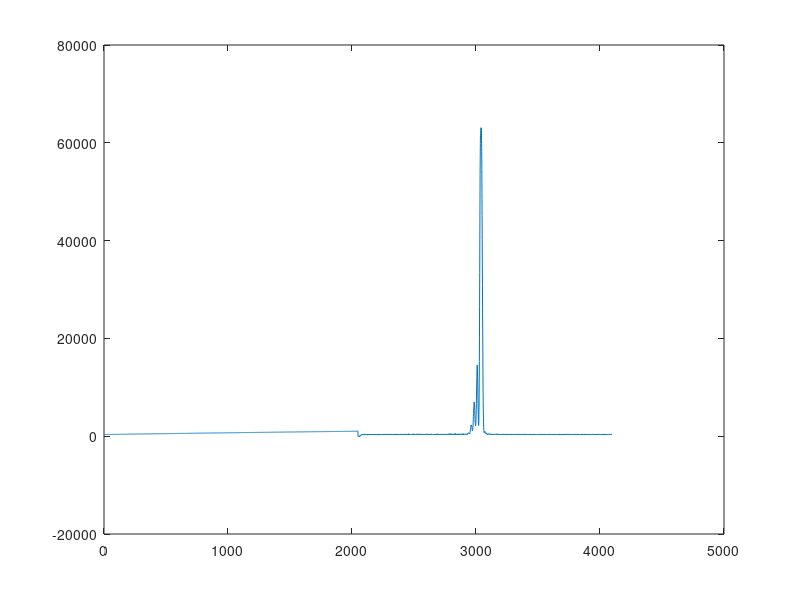

Here is the MATLAB script that generated this plot:
x = [338.918	-79.34
339.3	-79.34
339.683	-79.34
340.065	-89.05
340.447	-96.33
340.829	-96.33
341.211	-76.91
341.593	-89.05
341.974	-91.48
342.356	-52.64
342.738	-23.51
343.12	-91.48
343.501	29.89
343.883	-16.23
344.265	-16.23
344.646	8.04
345.028	124.55
345.409	25.03
345.791	100.27
346.172	139.11
346.553	126.97
346.934	180.37
347.316	139.11
347.697	245.91
348.078	236.2
348.459	233.77
348.84	309.02
349.221	265.33
349.602	260.47
349.983	231.34
350.364	287.17
350.745	248.34
351.126	275.03
351.506	340.57
351.887	345.42
352.268	376.98
352.648	338.14
353.029	347.85
353.409	384.26
353.79	289.6
354.17	335.72
354.551	326.01
354.931	316.3
355.311	347.85
355.691	350.28
356.072	372.12
356.452	376.98
356.832	333.29
357.212	432.8
357.592	398.82
357.972	406.1
358.352	447.37
358.732	338.14
359.112	362.41
359.491	393.97
359.871	355.13
360.251	350.28
360.631	296.88
361.01	338.14
361.39	362.41
361.769	313.87
362.149	301.73
362.528	284.74
362.908	330.86
363.287	304.16
363.666	304.16
364.045	393.97
364.425	347.85
364.804	272.61
365.183	352.71
365.562	279.89
365.941	367.27
366.32	296.88
366.699	296.88
367.078	328.43
367.457	316.3
367.836	355.13
368.214	245.91
368.593	265.33
368.972	340.57
369.35	391.54
369.729	352.71
370.107	406.1
370.486	260.47
370.864	350.28
371.243	323.58
371.621	362.41
372	350.28
372.378	287.17
372.756	287.17
373.134	372.12
373.512	347.85
373.89	379.41
374.268	357.56
374.646	328.43
375.024	323.58
375.402	330.86
375.78	301.73
376.158	330.86
376.536	384.26
376.913	309.02
377.291	287.17
377.669	369.7
378.046	340.57
378.424	367.27
378.801	345.42
379.179	304.16
379.556	355.13
379.934	277.46
380.311	301.73
380.688	357.56
381.065	309.02
381.443	304.16
381.82	313.87
382.197	296.88
382.574	296.88
382.951	359.99
383.328	352.71
383.705	318.72
384.082	279.89
384.458	313.87
384.835	355.13
385.212	376.98
385.589	296.88
385.965	364.84
386.342	357.56
386.718	284.74
387.095	335.72
387.471	343
387.848	333.29
388.224	359.99
388.6	352.71
388.977	294.45
389.353	410.96
389.729	352.71
390.105	335.72
390.481	343
390.857	270.18
391.233	391.54
391.609	367.27
391.985	343
392.361	367.27
392.737	398.82
393.113	391.54
393.489	350.28
393.864	318.72
394.24	359.99
394.615	330.86
394.991	357.56
395.367	340.57
395.742	296.88
396.117	340.57
396.493	403.68
396.868	350.28
397.243	292.03
397.619	284.74
397.994	301.73
398.369	270.18
398.744	418.24
399.119	238.63
399.494	309.02
399.869	287.17
400.244	316.3
400.619	423.1
400.994	367.27
401.368	379.41
401.743	386.69
402.118	406.1
402.492	313.87
402.867	292.03
403.242	369.7
403.616	359.99
403.991	413.39
404.365	444.94
404.739	364.84
405.114	364.84
405.488	340.57
405.862	270.18
406.236	272.61
406.61	338.14
406.985	294.45
407.359	355.13
407.733	350.28
408.107	316.3
408.48	340.57
408.854	343
409.228	294.45
409.602	384.26
409.976	323.58
410.349	359.99
410.723	391.54
411.096	367.27
411.47	289.6
411.844	333.29
412.217	326.01
412.59	367.27
412.964	306.59
413.337	389.11
413.71	357.56
414.084	313.87
414.457	374.55
414.83	357.56
415.203	423.1
415.576	355.13
415.949	338.14
416.322	270.18
416.695	335.72
417.068	401.25
417.44	376.98
417.813	452.22
418.186	379.41
418.559	372.12
418.931	318.72
419.304	345.42
419.676	318.72
420.049	272.61
420.421	352.71
420.794	330.86
421.166	376.98
421.538	316.3
421.911	330.86
422.283	347.85
422.655	296.88
423.027	369.7
423.399	386.69
423.771	389.11
424.143	398.82
424.515	401.25
424.887	292.03
425.259	393.97
425.631	350.28
426.002	359.99
426.374	391.54
426.746	384.26
427.117	362.41
427.489	364.84
427.86	384.26
428.232	386.69
428.603	347.85
428.975	406.1
429.346	299.31
429.717	347.85
430.089	311.44
430.46	282.32
430.831	359.99
431.202	321.15
431.573	408.53
431.944	413.39
432.315	311.44
432.686	384.26
433.057	359.99
433.428	345.42
433.798	391.54
434.169	379.41
434.54	396.4
434.911	355.13
435.281	362.41
435.652	415.81
436.022	359.99
436.393	423.1
436.763	352.71
437.133	459.5
437.504	350.28
437.874	369.7
438.244	406.1
438.614	367.27
438.985	338.14
439.355	379.41
439.725	330.86
440.095	326.01
440.465	398.82
440.835	364.84
441.204	355.13
441.574	335.72
441.944	367.27
442.314	321.15
442.683	333.29
443.053	386.69
443.423	362.41
443.792	321.15
444.162	393.97
444.531	289.6
444.9	345.42
445.27	352.71
445.639	316.3
446.008	323.58
446.378	306.59
446.747	338.14
447.116	454.65
447.485	386.69
447.854	309.02
448.223	333.29
448.592	437.66
448.961	364.84
449.33	330.86
449.698	335.72
450.067	410.96
450.436	355.13
450.804	367.27
451.173	398.82
451.542	391.54
451.91	401.25
452.279	391.54
452.647	403.68
453.015	384.26
453.384	328.43
453.752	410.96
454.12	299.31
454.488	406.1
454.857	420.67
455.225	316.3
455.593	401.25
455.961	408.53
456.329	413.39
456.697	357.56
457.064	352.71
457.432	381.83
457.8	345.42
458.168	347.85
458.535	374.55
458.903	275.03
459.271	352.71
459.638	309.02
460.006	316.3
460.373	401.25
460.74	367.27
461.108	425.52
461.475	345.42
461.842	357.56
462.21	391.54
462.577	379.41
462.944	379.41
463.311	401.25
463.678	384.26
464.045	362.41
464.412	398.82
464.779	403.68
465.146	362.41
465.512	309.02
465.879	343
466.246	432.8
466.612	309.02
466.979	386.69
467.346	393.97
467.712	420.67
468.079	396.4
468.445	408.53
468.811	282.32
469.178	372.12
469.544	376.98
469.91	321.15
470.276	364.84
470.642	364.84
471.009	338.14
471.375	418.24
471.741	335.72
472.107	343
472.472	401.25
472.838	369.7
473.204	350.28
473.57	406.1
473.936	435.23
474.301	415.81
474.667	418.24
475.032	442.51
475.398	359.99
475.763	393.97
476.129	369.7
476.494	326.01
476.86	410.96
477.225	413.39
477.59	406.1
477.955	398.82
478.32	309.02
478.686	420.67
479.051	454.65
479.416	374.55
479.781	369.7
480.145	326.01
480.51	284.74
480.875	335.72
481.24	401.25
481.605	306.59
481.969	425.52
482.334	318.72
482.699	406.1
483.063	420.67
483.428	328.43
483.792	355.13
484.156	403.68
484.521	374.55
484.885	357.56
485.249	306.59
485.614	381.83
485.978	410.96
486.342	362.41
486.706	335.72
487.07	347.85
487.434	323.58
487.798	391.54
488.162	401.25
488.525	289.6
488.889	403.68
489.253	347.85
489.617	328.43
489.98	372.12
490.344	500.77
490.707	313.87
491.071	374.55
491.434	408.53
491.798	372.12
492.161	396.4
492.525	372.12
492.888	323.58
493.251	369.7
493.614	406.1
493.977	335.72
494.34	386.69
494.703	396.4
495.066	374.55
495.429	350.28
495.792	367.27
496.155	355.13
496.518	335.72
496.881	347.85
497.243	393.97
497.606	418.24
497.969	435.23
498.331	372.12
498.694	393.97
499.056	328.43
499.418	335.72
499.781	359.99
500.143	410.96
500.505	410.96
500.868	418.24
501.23	367.27
501.592	403.68
501.954	367.27
502.316	415.81
502.678	369.7
503.04	408.53
503.402	338.14
503.764	408.53
504.126	398.82
504.487	393.97
504.849	486.2
505.211	418.24
505.572	345.42
505.934	379.41
506.295	318.72
506.657	335.72
507.018	398.82
507.38	328.43
507.741	326.01
508.102	393.97
508.463	444.94
508.825	389.11
509.186	384.26
509.547	406.1
509.908	386.69
510.269	389.11
510.63	355.13
510.991	396.4
511.352	359.99
511.712	350.28
512.073	389.11
512.434	440.09
512.795	369.7
513.155	398.82
513.516	398.82
513.876	418.24
514.237	376.98
514.597	398.82
514.957	457.08
515.318	389.11
515.678	398.82
516.038	335.72
516.398	389.11
516.759	335.72
517.119	398.82
517.479	418.24
517.839	367.27
518.199	423.1
518.559	410.96
518.918	359.99
519.278	369.7
519.638	403.68
519.998	425.52
520.357	362.41
520.717	330.86
521.077	427.95
521.436	469.21
521.796	311.44
522.155	338.14
522.514	340.57
522.874	359.99
523.233	376.98
523.592	408.53
523.951	364.84
524.31	389.11
524.67	355.13
525.029	403.68
525.388	408.53
525.747	391.54
526.105	413.39
526.464	440.09
526.823	347.85
527.182	432.8
527.541	347.85
527.899	357.56
528.258	381.83
528.616	413.39
528.975	347.85
529.333	369.7
529.692	437.66
530.05	357.56
530.408	313.87
530.767	321.15
531.125	427.95
531.483	330.86
531.841	384.26
532.199	338.14
532.557	306.59
532.915	330.86
533.273	389.11
533.631	289.6
533.989	359.99
534.347	362.41
534.705	326.01
535.062	321.15
535.42	384.26
535.777	350.28
536.135	357.56
536.493	391.54
536.85	350.28
537.207	362.41
537.565	423.1
537.922	350.28
538.279	410.96
538.637	369.7
538.994	376.98
539.351	401.25
539.708	393.97
540.065	386.69
540.422	423.1
540.779	374.55
541.136	309.02
541.493	478.92
541.849	389.11
542.206	381.83
542.563	372.12
542.919	408.53
543.276	415.81
543.633	423.1
543.989	376.98
544.346	328.43
544.702	340.57
545.058	393.97
545.415	435.23
545.771	340.57
546.127	427.95
546.483	423.1
546.839	376.98
547.195	321.15
547.551	442.51
547.907	350.28
548.263	309.02
548.619	311.44
548.975	427.95
549.331	396.4
549.686	403.68
550.042	326.01
550.398	389.11
550.753	282.32
551.109	384.26
551.464	444.94
551.82	386.69
552.175	408.53
552.531	393.97
552.886	420.67
553.241	389.11
553.596	350.28
553.951	355.13
554.307	410.96
554.662	347.85
555.017	389.11
555.372	427.95
555.726	474.07
556.081	406.1
556.436	345.42
556.791	379.41
557.146	447.37
557.5	432.8
557.855	374.55
558.209	406.1
558.564	384.26
558.918	369.7
559.273	338.14
559.627	396.4
559.982	345.42
560.336	352.71
560.69	374.55
561.044	379.41
561.398	345.42
561.752	347.85
562.106	323.58
562.46	357.56
562.814	374.55
563.168	391.54
563.522	301.73
563.876	347.85
564.23	374.55
564.583	338.14
564.937	357.56
565.291	398.82
565.644	393.97
565.998	260.47
566.351	427.95
566.704	393.97
567.058	369.7
567.411	410.96
567.764	355.13
568.118	355.13
568.471	420.67
568.824	364.84
569.177	347.85
569.53	372.12
569.883	430.38
570.236	420.67
570.589	381.83
570.942	389.11
571.294	347.85
571.647	343
572	464.36
572.352	386.69
572.705	418.24
573.057	403.68
573.41	420.67
573.762	389.11
574.115	340.57
574.467	427.95
574.819	367.27
575.172	469.21
575.524	369.7
575.876	413.39
576.228	350.28
576.58	321.15
576.932	420.67
577.284	369.7
577.636	425.52
577.988	384.26
578.339	427.95
578.691	401.25
579.043	393.97
579.395	350.28
579.746	396.4
580.098	340.57
580.449	401.25
580.801	352.71
581.152	364.84
581.503	321.15
581.855	403.68
582.206	343
582.557	396.4
582.908	333.29
583.26	340.57
583.611	410.96
583.962	410.96
584.313	369.7
584.664	318.72
585.014	389.11
585.365	435.23
585.716	415.81
586.067	418.24
586.417	403.68
586.768	359.99
587.119	350.28
587.469	384.26
587.82	403.68
588.17	343
588.52	442.51
588.871	423.1
589.221	362.41
589.571	357.56
589.921	338.14
590.272	367.27
590.622	406.1
590.972	381.83
591.322	326.01
591.672	408.53
592.022	427.95
592.371	393.97
592.721	401.25
593.071	425.52
593.421	359.99
593.77	398.82
594.12	343
594.469	386.69
594.819	427.95
595.168	350.28
595.518	413.39
595.867	352.71
596.216	350.28
596.566	379.41
596.915	340.57
597.264	372.12
597.613	410.96
597.962	384.26
598.311	398.82
598.66	403.68
599.009	430.38
599.358	367.27
599.707	333.29
600.055	389.11
600.404	343
600.753	367.27
601.101	403.68
601.45	440.09
601.799	374.55
602.147	415.81
602.495	418.24
602.844	343
603.192	362.41
603.54	401.25
603.889	340.57
604.237	384.26
604.585	401.25
604.933	420.67
605.281	391.54
605.629	413.39
605.977	401.25
606.325	425.52
606.673	483.78
607.02	357.56
607.368	357.56
607.716	410.96
608.063	481.35
608.411	423.1
608.759	364.84
609.106	340.57
609.453	459.5
609.801	401.25
610.148	391.54
610.495	357.56
610.843	423.1
611.19	333.29
611.537	537.17
611.884	415.81
612.231	369.7
612.578	391.54
612.925	415.81
613.272	386.69
613.619	369.7
613.966	277.46
614.312	343
614.659	345.42
615.006	369.7
615.352	393.97
615.699	449.79
616.045	381.83
616.392	347.85
616.738	403.68
617.085	376.98
617.431	367.27
617.777	381.83
618.123	481.35
618.469	454.65
618.816	408.53
619.162	364.84
619.508	449.79
619.854	449.79
620.199	389.11
620.545	369.7
620.891	435.23
621.237	459.5
621.583	381.83
621.928	345.42
622.274	384.26
622.619	335.72
622.965	425.52
623.31	367.27
623.656	566.3
624.001	372.12
624.346	435.23
624.692	423.1
625.037	466.79
625.382	406.1
625.727	343
626.072	437.66
626.417	372.12
626.762	408.53
627.107	364.84
627.452	401.25
627.797	335.72
628.141	391.54
628.486	384.26
628.831	372.12
629.175	430.38
629.52	381.83
629.864	318.72
630.209	415.81
630.553	430.38
630.898	459.5
631.242	367.27
631.586	413.39
631.931	408.53
632.275	474.07
632.619	401.25
632.963	398.82
633.307	357.56
633.651	398.82
633.995	364.84
634.339	362.41
634.682	452.22
635.026	369.7
635.37	355.13
635.714	474.07
636.057	299.31
636.401	425.52
636.744	398.82
637.088	376.98
637.431	335.72
637.775	393.97
638.118	408.53
638.461	393.97
638.804	408.53
639.147	396.4
639.491	343
639.834	398.82
640.177	435.23
640.52	350.28
640.863	447.37
641.205	410.96
641.548	413.39
641.891	403.68
642.234	461.93
642.576	432.8
642.919	415.81
643.262	362.41
643.604	474.07
643.947	333.29
644.289	376.98
644.631	389.11
644.974	420.67
645.316	461.93
645.658	483.78
646	437.66
646.342	423.1
646.685	347.85
647.027	493.48
647.369	340.57
647.71	408.53
648.052	362.41
648.394	457.08
648.736	442.51
649.078	423.1
649.419	355.13
649.761	406.1
650.102	398.82
650.444	343
650.785	386.69
651.127	401.25
651.468	413.39
651.81	374.55
652.151	396.4
652.492	447.37
652.833	391.54
653.174	454.65
653.515	430.38
653.856	418.24
654.197	418.24
654.538	406.1
654.879	384.26
655.22	347.85
655.561	442.51
655.901	466.79
656.242	491.06
656.583	464.36
656.923	461.93
657.264	430.38
657.604	345.42
657.945	464.36
658.285	525.04
658.625	508.05
658.966	609.99
659.306	576.01
659.646	597.86
659.986	539.6
660.326	609.99
660.666	709.51
661.006	663.39
661.346	663.39
661.686	619.7
662.026	578.44
662.365	597.86
662.705	532.32
663.045	527.47
663.384	461.93
663.724	527.47
664.064	546.88
664.403	520.18
664.742	619.7
665.082	789.61
665.421	1003.2
665.76	1080.87
666.1	1289.61
666.439	1534.76
666.778	1741.08
667.117	1959.53
667.456	2090.6
667.795	2277.49
668.134	2190.11
668.473	2260.5
668.811	2228.95
669.15	2202.25
669.489	2095.45
669.827	1804.18
670.166	1728.94
670.505	1551.75
670.843	1389.13
671.182	1151.26
671.52	1088.15
671.858	1136.7
672.197	1296.9
672.535	1457.09
672.873	1794.48
673.211	2180.4
673.549	2801.77
673.887	3294.5
674.225	4068.78
674.563	4612.48
674.901	5158.61
675.239	5745.99
675.577	6129.49
675.915	6860.09
676.252	7020.29
676.59	6886.79
676.927	6816.4
677.265	6362.51
677.602	5940.17
677.94	5185.31
678.277	4202.28
678.615	3607.61
678.952	2881.87
679.289	2593.03
679.626	2311.47
679.963	2136.71
680.301	2173.12
680.638	2282.35
680.975	2753.23
681.312	3355.18
681.648	4471.7
681.985	5471.72
682.322	6680.47
682.659	8202.34
682.995	9644.11
683.332	10804.32
683.669	12192.7
684.005	13428.15
684.342	14190.3
684.678	14585.94
685.014	13899.03
685.351	12738.82
685.687	11733.95
686.023	10178.1
686.359	8697.5
686.696	7270.29
687.032	5928.04
687.368	4532.38
687.704	3221.68
688.039	2360.02
688.375	2170.7
688.711	2333.32
689.047	3316.34
689.383	5127.05
689.718	7656.22
690.054	10983.94
690.389	15260.7
690.725	20153.98
691.06	26564.28
691.396	33440.6
691.731	41324.22
692.067	47482.08
692.402	53501.59
692.737	56870.58
693.072	59834.21
693.407	61465.31
693.742	61853.66
694.077	62538.14
694.412	63062.42
694.747	63062.42
695.082	63062.42
695.417	63062.42
695.752	63062.42
696.086	62161.92
696.421	60540.54
696.755	58181.28
697.09	54562.29
697.424	49872.89
697.759	45164.08
698.093	40178.57
698.428	34790.13
698.762	30957.55
699.096	26258.45
699.43	21928.28
699.764	17629.67
700.099	12979.12
700.433	9576.15
700.767	7148.93
701.101	5216.86
701.434	3685.28
701.768	2748.37
702.102	1852.73
702.436	1323.59
702.769	915.82
703.103	760.48
703.437	665.82
703.77	699.8
704.104	736.21
704.437	809.02
704.77	828.44
705.104	974.07
705.437	966.79
705.77	918.25
706.103	809.02
706.436	843
706.77	794.46
707.103	779.9
707.435	809.02
707.768	648.83
708.101	529.89
708.434	539.6
708.767	512.9
709.1	556.59
709.432	559.02
709.765	435.23
710.097	459.5
710.43	481.35
710.762	522.61
711.095	469.21
711.427	413.39
711.759	415.81
712.092	333.29
712.424	452.22
712.756	425.52
713.088	396.4
713.42	408.53
713.752	381.83
714.084	459.5
714.416	486.2
714.748	471.64
715.079	457.08
715.411	415.81
715.743	464.36
716.074	437.66
716.406	386.69
716.738	427.95
717.069	447.37
717.4	495.91
717.732	389.11
718.063	447.37
718.394	427.95
718.726	398.82
719.057	408.53
719.388	447.37
719.719	359.99
720.05	398.82
720.381	413.39
720.712	423.1
721.043	364.84
721.373	432.8
721.704	398.82
722.035	435.23
722.366	449.79
722.696	415.81
723.027	449.79
723.357	389.11
723.688	379.41
724.018	415.81
724.348	389.11
724.679	425.52
725.009	427.95
725.339	379.41
725.669	321.15
725.999	447.37
726.329	447.37
726.659	330.86
726.989	398.82
727.319	379.41
727.649	403.68
727.979	355.13
728.308	374.55
728.638	447.37
728.968	384.26
729.297	352.71
729.627	376.98
729.956	386.69
730.286	413.39
730.615	401.25
730.944	406.1
731.274	403.68
731.603	359.99
731.932	367.27
732.261	299.31
732.59	379.41
732.919	367.27
733.248	389.11
733.577	398.82
733.906	418.24
734.235	408.53
734.563	427.95
734.892	384.26
735.221	384.26
735.549	432.8
735.878	384.26
736.206	389.11
736.535	444.94
736.863	396.4
737.191	420.67
737.52	357.56
737.848	374.55
738.176	437.66
738.504	418.24
738.832	459.5
739.16	379.41
739.488	372.12
739.816	466.79
740.144	379.41
740.472	376.98
740.799	369.7
741.127	357.56
741.455	369.7
741.782	301.73
742.11	374.55
742.437	384.26
742.765	364.84
743.092	350.28
743.42	374.55
743.747	381.83
744.074	440.09
744.401	362.41
744.728	359.99
745.056	352.71
745.383	362.41
745.71	386.69
746.036	309.02
746.363	330.86
746.69	343
747.017	352.71
747.344	418.24
747.67	345.42
747.997	379.41
748.323	386.69
748.65	357.56
748.976	301.73
749.303	313.87
749.629	345.42
749.956	442.51
750.282	345.42
750.608	379.41
750.934	396.4
751.26	391.54
751.586	357.56
751.912	420.67
752.238	389.11
752.564	379.41
752.89	367.27
753.216	355.13
753.541	313.87
753.867	355.13
754.193	423.1
754.518	457.08
754.844	386.69
755.169	449.79
755.495	347.85
755.82	343
756.145	369.7
756.471	355.13
756.796	352.71
757.121	364.84
757.446	396.4
757.771	345.42
758.096	323.58
758.421	328.43
758.746	406.1
759.071	403.68
759.396	440.09
759.72	406.1
760.045	345.42
760.37	403.68
760.694	430.38
761.019	401.25
761.343	340.57
761.668	430.38
761.992	420.67
762.316	328.43
762.641	406.1
762.965	355.13
763.289	343
763.613	391.54
763.937	408.53
764.261	355.13
764.585	391.54
764.909	328.43
765.233	406.1
765.557	369.7
765.88	420.67
766.204	338.14
766.528	335.72
766.851	369.7
767.175	408.53
767.498	347.85
767.822	423.1
768.145	454.65
768.468	384.26
768.792	369.7
769.115	379.41
769.438	357.56
769.761	403.68
770.084	347.85
770.407	355.13
770.73	423.1
771.053	355.13
771.376	347.85
771.699	389.11
772.022	406.1
772.344	362.41
772.667	343
772.99	374.55
773.312	282.32
773.635	432.8
773.957	352.71
774.279	357.56
774.602	430.38
774.924	345.42
775.246	415.81
775.568	401.25
775.89	306.59
776.213	376.98
776.535	352.71
776.857	364.84
777.178	396.4
777.5	420.67
777.822	408.53
778.144	352.71
778.466	401.25
778.787	384.26
779.109	362.41
779.43	374.55
779.752	401.25
780.073	343
780.395	381.83
780.716	415.81
781.037	415.81
781.358	435.23
781.68	357.56
782.001	338.14
782.322	418.24
782.643	350.28
782.964	379.41
783.285	437.66
783.606	398.82
783.926	350.28
784.247	437.66
784.568	418.24
784.888	393.97
785.209	374.55
785.53	408.53
785.85	355.13
786.17	359.99
786.491	367.27
786.811	357.56
787.131	369.7
787.452	338.14
787.772	335.72
788.092	374.55
788.412	335.72
788.732	350.28
789.052	282.32
789.372	415.81
789.692	406.1
790.012	386.69
790.331	292.03
790.651	389.11
790.971	398.82
791.29	379.41
791.61	408.53
791.929	452.22
792.249	442.51
792.568	379.41
792.887	359.99
793.207	335.72
793.526	328.43
793.845	352.71
794.164	359.99
794.483	389.11
794.802	313.87
795.121	403.68
795.44	352.71
795.759	374.55
796.078	384.26
796.396	333.29
796.715	347.85
797.034	309.02
797.352	338.14
797.671	347.85
797.989	425.52
798.308	359.99
798.626	359.99
798.944	345.42
799.263	374.55
799.581	408.53
799.899	364.84
800.217	398.82
800.535	328.43
800.853	391.54
801.171	364.84
801.489	328.43
801.807	427.95
802.125	403.68
802.442	381.83
802.76	338.14
803.078	340.57
803.395	330.86
803.713	372.12
804.03	381.83
804.348	384.26
804.665	379.41
804.982	369.7
805.3	347.85
805.617	415.81
805.934	410.96
806.251	345.42
806.568	427.95
806.885	379.41
807.202	345.42
807.519	406.1
807.836	357.56
808.153	432.8
808.469	437.66
808.786	391.54
809.103	408.53
809.419	355.13
809.736	367.27
810.052	413.39
810.369	391.54
810.685	316.3
811.001	323.58
811.317	306.59
811.634	362.41
811.95	381.83
812.266	430.38
812.582	357.56
812.898	410.96
813.214	323.58
813.53	328.43
813.846	294.45
814.161	398.82
814.477	386.69
814.793	367.27
815.108	369.7
815.424	328.43
815.739	393.97
816.055	384.26
816.37	393.97
816.686	364.84
817.001	403.68
817.316	376.98
817.631	381.83
817.946	347.85
818.261	376.98
818.576	396.4
818.891	350.28
819.206	347.85
819.521	355.13
819.836	408.53
820.151	369.7
820.465	369.7
820.78	398.82
821.095	410.96
821.409	340.57
821.724	413.39
822.038	389.11
822.353	340.57
822.667	313.87
822.981	277.46
823.295	352.71
823.609	427.95
823.924	350.28
824.238	313.87
824.552	347.85
824.866	352.71
825.18	359.99
825.493	374.55
825.807	406.1
826.121	379.41
826.435	294.45
826.748	243.48
827.062	338.14
827.375	364.84
827.689	359.99
828.002	323.58
828.316	350.28
828.629	364.84
828.942	343
829.255	359.99
829.568	318.72
829.882	267.75
830.195	401.25
830.508	420.67
830.82	374.55
831.133	330.86
831.446	309.02
831.759	401.25
832.072	304.16
832.384	372.12
832.697	374.55
833.009	330.86
833.322	406.1
833.634	386.69
833.947	367.27
834.259	376.98
834.571	350.28
834.884	413.39
835.196	364.84
835.508	355.13
835.82	408.53
836.132	321.15
836.444	294.45
836.756	309.02
837.068	372.12
837.38	335.72
837.691	369.7
838.003	323.58
838.315	345.42
838.626	367.27
838.938	362.41
839.249	432.8
839.561	396.4
839.872	372.12
840.183	345.42
840.495	401.25
840.806	367.27
841.117	379.41
841.428	415.81
841.739	362.41
842.05	362.41
842.361	335.72
842.672	364.84
842.983	374.55
843.294	357.56
843.604	376.98
843.915	372.12
844.226	376.98
844.536	338.14
844.847	379.41
845.157	369.7
845.468	406.1
845.778	359.99
846.088	398.82
846.399	437.66
846.709	418.24
847.019	350.28
847.329	364.84
847.639	345.42
847.949	374.55
848.259	345.42
848.569	296.88
848.878	391.54
849.188	381.83
849.498	406.1
849.808	338.14
850.117	362.41
850.427	362.41
850.736	347.85
851.046	408.53
851.355	330.86
851.664	401.25
851.974	357.56
852.283	408.53
852.592	359.99
852.901	350.28
853.21	415.81
853.519	330.86
853.828	408.53
854.137	364.84
854.446	355.13
854.755	374.55
855.063	301.73
855.372	369.7
855.681	309.02
855.989	328.43
856.298	333.29
856.606	384.26
856.915	389.11
857.223	384.26
857.531	359.99
857.839	372.12
858.148	372.12
858.456	393.97
858.764	328.43
859.072	379.41
859.38	333.29
859.688	347.85
859.996	435.23
860.303	321.15
860.611	350.28
860.919	352.71
861.226	403.68
861.534	413.39
861.842	355.13
862.149	296.88
862.456	304.16
862.764	270.18
863.071	401.25
863.378	333.29
863.686	386.69
863.993	396.4
864.3	393.97
864.607	362.41
864.914	376.98
865.221	355.13
865.528	345.42
865.835	362.41
866.141	376.98
866.448	321.15
866.755	367.27
867.061	430.38
867.368	376.98
867.674	306.59
867.981	364.84
868.287	384.26
868.594	328.43
868.9	340.57
869.206	347.85
869.512	372.12
869.818	396.4
870.124	369.7
870.43	350.28
870.736	364.84
871.042	347.85
871.348	296.88
871.654	427.95
871.96	447.37
872.265	415.81
872.571	345.42
872.877	430.38
873.182	374.55
873.488	287.17
873.793	374.55
874.098	367.27
874.404	372.12
874.709	376.98
875.014	381.83
875.319	410.96
875.624	393.97
875.929	333.29
876.234	355.13
876.539	396.4
876.844	386.69
877.149	362.41
877.454	333.29
877.758	328.43
878.063	364.84
878.368	326.01
878.672	347.85
878.977	313.87
879.281	296.88
879.585	362.41
879.89	294.45
880.194	427.95
880.498	415.81
880.802	410.96
881.106	444.94
881.41	313.87
881.714	364.84
882.018	321.15
882.322	372.12
882.626	369.7
882.93	376.98
883.234	372.12
883.537	374.55
883.841	406.1
884.144	345.42
884.448	389.11
884.751	347.85
885.055	367.27
885.358	457.08
885.661	347.85
885.965	330.86
886.268	296.88
886.571	330.86
886.874	345.42
887.177	384.26
887.48	379.41
887.783	347.85
888.086	316.3
888.388	338.14
888.691	318.72
888.994	321.15
889.296	287.17
889.599	338.14
889.901	369.7
890.204	364.84
890.506	321.15
890.809	318.72
891.111	296.88
891.413	359.99
891.715	381.83
892.017	359.99
892.32	253.19
892.622	376.98
892.924	345.42
893.225	386.69
893.527	316.3
893.829	321.15
894.131	389.11
894.433	391.54
894.734	292.03
895.036	338.14
895.337	447.37
895.639	345.42
895.94	430.38
896.241	418.24
896.543	340.57
896.844	398.82
897.145	376.98
897.446	318.72
897.747	350.28
898.048	389.11
898.349	345.42
898.65	316.3
898.951	408.53
899.252	384.26
899.553	355.13
899.853	357.56
900.154	401.25
900.455	345.42
900.755	386.69
901.056	376.98
901.356	437.66
901.656	328.43
901.957	381.83
902.257	335.72
902.557	374.55
902.857	379.41
903.157	413.39
903.457	304.16
903.757	357.56
904.057	406.1
904.357	389.11
904.657	425.52
904.957	362.41
905.257	267.75
905.556	369.7
905.856	427.95
906.155	359.99
906.455	338.14
906.754	279.89
907.054	389.11
907.353	340.57
907.652	393.97
907.951	287.17
908.25	379.41
908.55	393.97
908.849	355.13
909.148	391.54
909.447	343
909.745	262.9
910.044	328.43
910.343	396.4
910.642	381.83
910.94	333.29
911.239	379.41
911.537	384.26
911.836	393.97
912.134	386.69
912.433	372.12
912.731	374.55
913.029	347.85
913.328	357.56
913.626	321.15
913.924	386.69
914.222	343
914.52	403.68
914.818	350.28
915.116	457.08
915.413	418.24
915.711	410.96
916.009	406.1
916.307	384.26
916.604	335.72
916.902	355.13
917.199	323.58
917.497	335.72
917.794	318.72
918.091	376.98
918.389	347.85
918.686	415.81
918.983	396.4
919.28	408.53
919.577	282.32
919.874	384.26
920.171	423.1
920.468	389.11
920.765	306.59
921.061	364.84
921.358	318.72
921.655	304.16
921.951	384.26
922.248	313.87
922.544	435.23
922.841	393.97
923.137	376.98
923.434	381.83
923.73	367.27
924.026	340.57
924.322	381.83
924.618	374.55
924.914	362.41
925.21	301.73
925.506	340.57
925.802	396.4
926.098	338.14
926.394	362.41
926.689	384.26
926.985	359.99
927.281	379.41
927.576	389.11
927.872	367.27
928.167	318.72
928.463	321.15
928.758	364.84
929.053	345.42
929.348	350.28
929.643	355.13
929.939	345.42
930.234	372.12
930.529	386.69
930.823	457.08
931.118	362.41
931.413	333.29
931.708	430.38
932.003	345.42
932.297	355.13
932.592	338.14
932.886	372.12
933.181	333.29
933.475	406.1
933.77	343
934.064	393.97
934.358	357.56
934.652	357.56
934.947	369.7
935.241	430.38
935.535	362.41
935.829	379.41
936.123	359.99
936.417	427.95
936.71	401.25
937.004	343
937.298	345.42
937.591	340.57
937.885	326.01
938.179	294.45
938.472	406.1
938.765	367.27
939.059	432.8
939.352	396.4
939.645	289.6
939.939	408.53
940.232	330.86
940.525	357.56
940.818	398.82
941.111	335.72
941.404	355.13
941.697	355.13
941.989	413.39
942.282	359.99
942.575	401.25
942.867	304.16
943.16	333.29
943.453	362.41
943.745	326.01
944.037	410.96
944.33	357.56
944.622	396.4
944.914	396.4
945.206	372.12
945.499	357.56
945.791	359.99
946.083	330.86
946.375	335.72
946.667	367.27
946.958	359.99
947.25	321.15
947.542	364.84
947.834	343
948.125	335.72
948.417	350.28
948.708	296.88
949	357.56
949.291	376.98
949.583	469.21
949.874	359.99
950.165	367.27
950.456	457.08
950.747	355.13
951.038	313.87
951.329	335.72
951.62	355.13
951.911	292.03
952.202	347.85
952.493	304.16
952.784	343
953.074	338.14
953.365	389.11
953.655	326.01
953.946	333.29
954.236	381.83
954.527	374.55
954.817	364.84
955.107	347.85
955.398	352.71
955.688	464.36
955.978	386.69
956.268	415.81
956.558	330.86
956.848	275.03
957.138	326.01
957.428	364.84
957.717	384.26
958.007	359.99
958.297	410.96
958.586	362.41
958.876	376.98
959.165	304.16
959.455	389.11
959.744	343
960.033	357.56
960.323	384.26
960.612	323.58
960.901	321.15
961.19	338.14
961.479	345.42
961.768	376.98
962.057	323.58
962.346	389.11
962.635	364.84
962.923	357.56
963.212	326.01
963.501	391.54
963.789	316.3
964.078	367.27
964.366	355.13
964.655	386.69
964.943	347.85
965.231	406.1
965.52	330.86
965.808	362.41
966.096	335.72
966.384	296.88
966.672	296.88
966.96	301.73
967.248	386.69
967.536	381.83
967.824	357.56
968.111	357.56
968.399	403.68
968.687	316.3
968.974	362.41
969.262	432.8
969.549	345.42
969.837	347.85
970.124	343
970.411	313.87
970.698	328.43
970.986	333.29
971.273	369.7
971.56	333.29
971.847	357.56
972.134	326.01
972.421	343
972.707	326.01
972.994	338.14
973.281	423.1
973.568	420.67
973.854	444.94
974.141	396.4
974.427	330.86
974.714	376.98
975	362.41
975.286	393.97
975.573	369.7
975.859	330.86
976.145	345.42
976.431	357.56
976.717	299.31
977.003	301.73
977.289	359.99
977.575	391.54
977.861	335.72
978.146	345.42
978.432	403.68
978.718	389.11
979.003	391.54
979.289	323.58
979.574	406.1
979.86	376.98
980.145	330.86
980.43	323.58
980.716	343
981.001	301.73
981.286	364.84
981.571	374.55
981.856	347.85
982.141	401.25
982.426	359.99
982.711	357.56
982.995	318.72
983.28	335.72
983.565	425.52
983.849	277.46
984.134	374.55
984.418	326.01
984.703	338.14
984.987	374.55
985.272	347.85
985.556	318.72
985.84	338.14
986.124	296.88
986.408	381.83
986.692	393.97
986.976	335.72
987.26	359.99
987.544	347.85
987.828	435.23
988.112	396.4
988.395	299.31
988.679	384.26
988.963	447.37
989.246	413.39
989.53	355.13
989.813	350.28
990.096	333.29
990.38	389.11
990.663	372.12
990.946	381.83
991.229	369.7
991.512	362.41
991.795	330.86
992.078	333.29
992.361	362.41
992.644	355.13
992.927	362.41
993.209	359.99
993.492	313.87
993.775	372.12
994.057	343
994.34	376.98
994.622	340.57
994.905	333.29
995.187	367.27
995.469	372.12
995.751	330.86
996.034	389.11
996.316	357.56
996.598	326.01
996.88	352.71
997.162	340.57
997.444	389.11
997.725	408.53
998.007	294.45
998.289	401.25
998.57	301.73
998.852	335.72
999.134	398.82
999.415	304.16
999.696	406.1
999.978	330.86
1000.259	449.79
1000.54	335.72
1000.821	304.16
1001.103	457.08
1001.384	379.41
1001.665	343
1001.946	391.54
1002.227	357.56
1002.507	413.39
1002.788	355.13
1003.069	410.96
1003.35	376.98
1003.63	364.84
1003.911	323.58
1004.191	420.67
1004.472	362.41
1004.752	311.44
1005.032	357.56
1005.313	362.41
1005.593	333.29
1005.873	343
1006.153	379.41
1006.433	379.41
1006.713	391.54
1006.993	323.58
1007.273	372.12
1007.553	364.84
1007.832	292.03
1008.112	352.71
1008.392	376.98
1008.671	299.31
1008.951	386.69
1009.23	345.42
1009.51	333.29
1009.789	389.11
1010.068	379.41
1010.347	364.84
1010.627	357.56
1010.906	362.41
1011.185	374.55
1011.464	330.86
1011.743	372.12
1012.022	374.55
1012.3	352.71
1012.579	352.71
1012.858	389.11
1013.137	372.12
1013.415	372.12
1013.694	396.4
1013.972	372.12
1014.251	340.57
1014.529	275.03
1014.807	396.4
1015.085	384.26
1015.364	352.71
1015.642	393.97
1015.92	299.31
1016.198	345.42
1016.476	376.98
1016.754	328.43
1017.032	391.54
1017.309	427.95
1017.587	415.81
1017.865	321.15
1018.142	369.7
1018.42	369.7
1018.697	369.7
]
% Initialization steps.


C = x(:)'
plot(C)